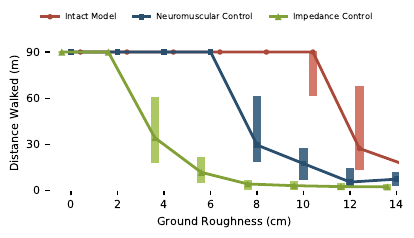

The Python source for this figure:
import numpy as np
import matplotlib.pyplot as plt
from matplotlib import rc
import scipy.io as sio
import matplotlib as mpl
import pdb

pgf_with_custom_preamble = {
    "pgf.texsystem": "xelatex",
    "font.family": "sans-serif", # use san serif/main font for text elements
    "font.size": 8,
    "text.usetex": False,    # use inline math for ticks
    "pgf.rcfonts": False,   
    "pgf.preamble": [
        r"\usepackage{amsmath}",
        r"\usepackage{fontspec}",
        r"\setmainfont{Avenir Next}",
        r"\setsansfont{Avenir Next}",
    ]
}
mpl.rcParams.update(pgf_with_custom_preamble)

#define colors http://colorschemedesigner.com/csd-3.5/#3B400hWs0dJMP
color0      = '#AA4839'
color0light = '#D4796A'
color1      = '#2A4F6E'
color1light = '#496C89'
color2      = '#81A035'
color2light = '#ABC864'

#load data
intactData = sio.loadmat('distsWalked/intactDists.mat')
intactDists= np.array(intactData['dists']) - 10 
reflexData = sio.loadmat('distsWalked/reflexDists.mat')
reflexDists= np.array(reflexData['dists']) - 10 
impedanceData = sio.loadmat('distsWalked/impedanceDists.mat')
impedanceDists= np.array(impedanceData['dists']) - 10

#filter out nan numbers
mask = np.isnan(intactDists)
intactFiltDists = np.ma.array(intactDists,mask = mask)
intactMedians = np.ma.median(intactFiltDists, axis = 0)
intactDataList = [[y for y in row if y] for row in intactFiltDists.T]
print(intactMedians)

mask = np.isnan(reflexDists)
reflexFiltDists = np.ma.array(reflexDists,mask = mask)
reflexMedians = np.ma.median(reflexFiltDists, axis = 0)
reflexDataList = [[y for y in row if y] for row in reflexFiltDists.T]
print(reflexMedians)

mask = np.isnan(impedanceDists)
impedanceFiltDists = np.ma.array(impedanceDists,mask = mask)
impedanceMedians = np.ma.median(impedanceFiltDists, axis = 0)
impedanceDataList = [[y for y in row if y] for row in impedanceFiltDists.T]
print(impedanceMedians)

#create figure
fig = plt.figure(num = 1, figsize = (4.5,2))
ax1 = plt.axes()

#tick positions
positions = np.arange(0,16,2)
positions0 = positions + 0.4
positions1 = positions 
positions2 = positions - 0.4

#add boxplots
bp0 = ax1.boxplot(intactDataList, notch = False, widths = 0.30, 
    whis = 1.5, patch_artist = True, positions = positions0)
bp1 = ax1.boxplot(reflexDataList, notch = False, widths = 0.30, 
    whis = 1.5, patch_artist = True, positions = positions1)
bp2 = ax1.boxplot(impedanceDataList, notch = False, widths = 0.30, 
    whis = 1.5, patch_artist = True, positions = positions2)

#set box colors
for box0, box1, box2 in zip(bp0['boxes'], bp1['boxes'], bp2['boxes']):
    box0.set_facecolor(color0light)
    box0.set_edgecolor(color0light)
    box1.set_facecolor(color1light)
    box1.set_edgecolor(color1light)
    box2.set_facecolor(color2light)
    box2.set_edgecolor(color2light)

# set medians
for median0, median1, median2 in zip(bp0['medians'], bp1['medians'], 
    bp2['medians']):
    median0.set_visible(False)
    median1.set_visible(False)
    median2.set_visible(False)

# remove outliers
for flier0, flier1, flier2 in zip(bp0['fliers'], bp1['fliers'], bp2['fliers']):
    flier0.set_marker('None')
    flier1.set_marker('None')
    flier2.set_marker('None')

# turn off lines
for cap0, whisker0, cap1, whisker1, cap2, whisker2 in zip(
        bp0['caps'], bp0['whiskers'], 
        bp1['caps'], bp1['whiskers'], 
        bp2['caps'], bp2['whiskers']):
    cap0.set_visible(False)
    whisker0.set_visible(False)
    cap1.set_visible(False)
    whisker1.set_visible(False)
    cap2.set_visible(False)
    whisker2.set_visible(False)

#add lines connecting medians
lineprops = {'linewidth':2,'markeredgecolor':'none','zorder':10}
p0, = ax1.plot(positions0,intactMedians,'o-',color=color0, markersize=4,
    **lineprops)
p1, = ax1.plot(positions1,reflexMedians,'s-',color=color1,markersize=4,
    **lineprops)
p2, = ax1.plot(positions2,impedanceMedians,'^-',color=color2,markersize=5,
    **lineprops)

ax1.xaxis.set_label_text('Ground Roughness (cm)')
ax1.yaxis.set_label_text('Distance Walked (m)')

ax1.legend((p0, p1, p2), ('Intact Model', 'Neuromuscular Control', 
    'Impedance Control'), 
    frameon = False, loc = 'upper center', prop={'size': 6}, ncol = 3,
    bbox_to_anchor =(0.45,1.2))

#set axis properties
ax1.xaxis.set_tick_params(direction = 'out', width = 1)
ax1.yaxis.set_tick_params(direction = 'out', width = 1)
ax1.spines['top'].set_visible(False)
ax1.spines['bottom'].set_visible(False)
ax1.spines['right'].set_visible(False)
ax1.spines['left'].set_visible(False)

#ax1.axis([-1, 15, -10, 95])
ax1.set_xticks(positions1)
ax1.set_xticklabels(positions1)
ax1.set_ylim((0, 100))
ax1.set_yticks(np.arange(0,120,30))

ax = ax1
try:
    ylabelpos_axes = ax.yaxis.get_label().get_position()
    ylabelpos_display = ax.transAxes.transform(ylabelpos_axes)
    ylabelpos_data = inv_data.transform(ylabelpos_display)
    ylabelpos_data[1] = (ax.get_yticks()[0] + ax.get_yticks()[-1])/2.0
    ylabelpos_display = ax.transData.transform(ylabelpos_data)
    ylabelpos_axes = inv_axes.transform(ylabelpos_display)
    ax.yaxis.get_label().set_position(ylabelpos_axes)
except:
    pass

try:
    xlabelpos_axes = ax.xaxis.get_label().get_position()
    xlabelpos_display = ax.transAxes.transform(xlabelpos_axes)
    xlabelpos_data = inv_data.transform(xlabelpos_display)
    xlabelpos_data[0] = (ax.get_xticks()[0] + ax.get_xticks()[-1])/2.0
    xlabelpos_display = ax.transData.transform(xlabelpos_data)
    xlabelpos_axes = inv_axes.transform(xlabelpos_display)
    ax.xaxis.get_label().set_position(xlabelpos_axes)
except:
    pass

plt.savefig('distsWalked.pdf', bbox_inches='tight')
